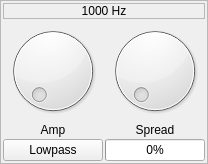
                     <widget class="QFrame" name="frame_31">
                      <property name="frameShape">
                       <enum>QFrame::StyledPanel</enum>
                      </property>
                      <layout class="QGridLayout" name="gridLayout_108">
                       <property name="leftMargin">
                        <number>2</number>
                       </property>
                       <property name="topMargin">
                        <number>2</number>
                       </property>
                       <property name="rightMargin">
                        <number>2</number>
                       </property>
                       <property name="bottomMargin">
                        <number>2</number>
                       </property>
                       <property name="spacing">
                        <number>2</number>
                       </property>
                       <item row="1" column="0">
                        <layout class="QVBoxLayout" name="verticalLayout_68">
                         <item>
                          <widget class="QDial" name="amp_dial_15">
                           <property name="minimum">
                            <number>0</number>
                           </property>
                           <property name="maximum">
                            <number>200</number>
                           </property>
                          </widget>
                         </item>
                         <item>
                          <widget class="QLabel" name="label_147">
                           <property name="text">
                            <string>Amp</string>
                           </property>
                           <property name="alignment">
                            <set>Qt::AlignCenter</set>
                           </property>
                          </widget>
                         </item>
                        </layout>
                       </item>
                       <item row="1" column="1">
                        <layout class="QVBoxLayout" name="verticalLayout_69">
                         <item>
                          <widget class="QDial" name="spread_dial_15">
                           <property name="minimum">
                            <number>1</number>
                           </property>
                           <property name="maximum">
                            <number>500</number>
                           </property>
                          </widget>
                         </item>
                         <item>
                          <widget class="QLabel" name="label_148">
                           <property name="text">
                            <string>Spread</string>
                           </property>
                           <property name="alignment">
                            <set>Qt::AlignCenter</set>
                           </property>
                          </widget>
                         </item>
                        </layout>
                       </item>
                       <item row="2" column="0">
                        <widget class="QPushButton" name="filter_type_btm_15">
                         <property name="text">
                          <string>Lowpass</string>
                         </property>
                        </widget>
                       </item>
                       <item row="2" column="1">
                        <widget class="QProgressBar" name="spread_bar_15">
                         <property name="minimum">
                          <number>1</number>
                         </property>
                         <property name="maximum">
                          <number>500</number>
                         </property>
                         <property name="value">
                          <number>1</number>
                         </property>
                         <property name="alignment">
                          <set>Qt::AlignCenter</set>
                         </property>
                        </widget>
                       </item>
                       <item row="0" column="0" colspan="2">
                        <widget class="QLabel" name="label_149">
                         <property name="frameShape">
                          <enum>QFrame::StyledPanel</enum>
                         </property>
                         <property name="text">
                          <string>1000 Hz</string>
                         </property>
                         <property name="alignment">
                          <set>Qt::AlignCenter</set>
                         </property>
                        </widget>
                       </item>
                      </layout>
                     </widget>
